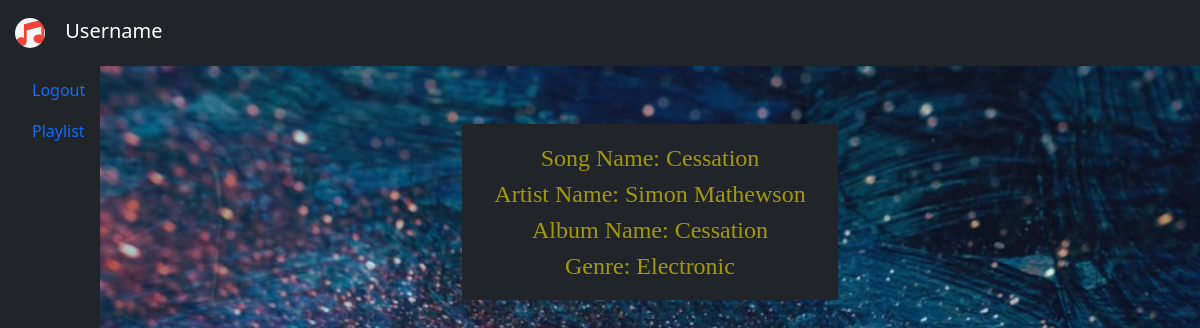
The page /details/1 on the database its author committed.
### app.py (models this page shows)
class Song(db.Model):
    id = db.Column(db.Integer, primary_key = True)
    song_name = db.Column(db.String(50), nullable = False)
    file_path = db.Column(db.String(100), nullable = False)
    artist_id = db.Column(db.Integer, db.ForeignKey('artist.id'))
    album_id = db.Column(db.Integer, db.ForeignKey('album.id'))
    playlists = db.relationship('Playlist', backref='song')
    genres = db.relationship('Genre', secondary=genre_types, backref=db.backref('songs', lazy='dynamic'))

class Artist(db.Model):
    id = db.Column(db.Integer, primary_key = True)
    artist_name = db.Column(db.String(50), nullable = False)
    songs = db.relationship('Song', backref='artist_song')
    albums = db.relationship('Album', backref='artist_album')

class Album(db.Model):
    id = db.Column(db.Integer, primary_key = True)
    album_name = db.Column(db.String(50), nullable=False)
    artist_id = db.Column(db.Integer, db.ForeignKey('artist.id'))
    songs = db.relationship('Song', backref='album')

class Genre(db.Model):
    id = db.Column(db.Integer, primary_key=True)
    genre_name = db.Column(db.String(20))

### app.py (the view)
@app.route('/details/<int:id>')
def display_details(id):
    song = Song.query.get_or_404(id)
    genre_type = db.session.query(genre_types).filter_by(song_id = id).first()
    genre = Genre.query.get_or_404(genre_type.genre_id)
    artist_id = song.artist_id
    album_id = song.album_id
    artist = Artist.query.get_or_404(artist_id)
    album = Album.query.get_or_404(album_id)
    return render_template('details.html', artist = artist, song = song, album = album, genre = genre)

### templates/details.html (shortened to what this page needs)
{% extends 'base.html' %}
{% block body %}
    <div class="header fixed-top">
        <nav class="navbar navbar-fixed-top navbar-dark bg-dark">
            <a class="navbar-brand">
                <img src="{{url_for('static',filename='images/music_note.png')}}" width=30px height=30px>
                Username
            </a>
        </nav>
    </div>
    <div class="container-fluid">
            <div class="row flex-nowrap">
        <div class="col-auto col-md-2 col-xl-1 col-2 bg-dark">
            <div class="d-flex flex-column align-items-center align-items-sm-start px-3 pt-2 text-white min-vh-100">
                <ul class="nav nav-pills flex-column mb-sm-auto align-middle align-items-sm-start" id="menu">
                    <li class="nav-item">
                        <a href="/" class="nav-link align-middle px-0">
                             <span class="ms-1 d-none d-sm-inline align-middle">Logout</span>
                        </a>
                    </li>
                    <li>
                        <a href="/playlist" data-bs-toggle="collapse" class="nav-link  align-middle px-0">
                        <span class="ms-1 d-none d-sm-inline align-middle">Playlist</span> </a>
                    </li>
                </ul>
            </div>
        </div>
        <div class="col-auto col-md-4 container margin">
            <div class="p-3 mb-2 bg-dark text-dark">
                <span class="songs">Song Name: {{song.song_name}}</span>
                <br>
                <span class="songs">Artist Name: {{artist.artist_name}}</span>
                <br>
                <span class="songs">Album Name: {{album.album_name}}</span>
                <br>
                <span class="songs">Genre: {{genre.genre_name}}</span>
            </div>
        </div>
    </div>
{% endblock %}

### static/css/main.css (style rules this page uses)
body { align-items: center; background-image: url('/static/images/back.jpeg'); background-repeat: none; display:fill; width:100%; height:100%; background-size: cover; }
img { border-radius:15px; }
.header { z-index: 10; width:100%; height:60px; background-color:#282C35; }
img { margin:5px 15px; }
a { color:rgb(22, 35, 110); }
.row { margin-top:60px; }
.margin { margin-top: 64px; }
.songs { color:rgb(163, 153, 7); font-family: fantasy; font-size: 24px; text-decoration: none; }

### rows shown on the page
Song: song_name "Cessation"
Artist: artist_name "Simon Mathewson"
Album: album_name "Cessation"
Genre: genre_name "Electronic"
